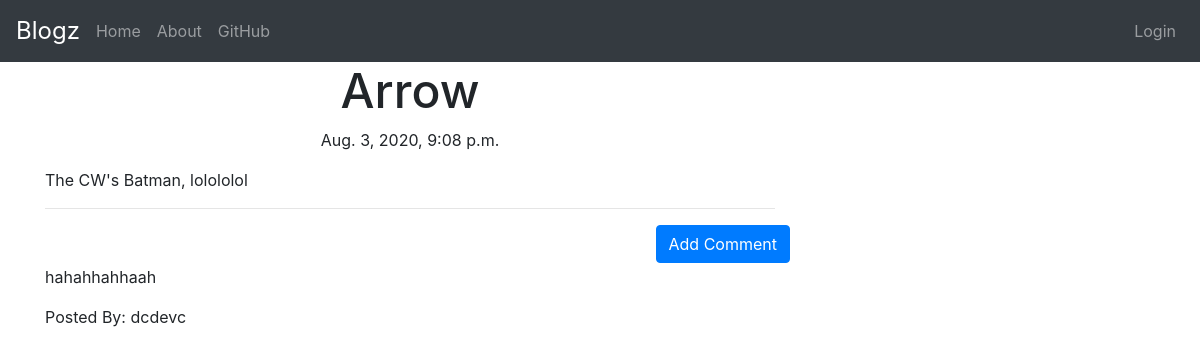
Page /post/7 on the committed database.
### blog/models.py (models this page shows, shortened)
class Post(models.Model):
    author = models.ForeignKey('auth.User',on_delete=models.DO_NOTHING)
    title = models.CharField(max_length=200)
    text = models.TextField()
    createDate = models.DateTimeField(default=timezone.now)
    publishedDate = models.DateTimeField(blank=True, null=True)

class Comment(models.Model):
    post = models.ForeignKey('blog.Post',related_name='comments',on_delete=models.CASCADE)
    author = models.CharField(max_length=200)
    text = models.TextField()
    createDate = models.DateField(default=timezone.now)
    approvedComments = models.BooleanField(default=False)
    def __str__(self):
        return self.text

### blog/views.py (the view)
# urls.py: re_path(r'^post/(?P<pk>\d+)$',views.PostDetailView.as_view(),name='post_detail'),
class PostDetailView(DetailView):
    model = Post
    template_name = 'blog/post_detail.html'

### blog/templates/blog/post_detail.html (shortened to what this page needs)
{% extends "blog/base.html" %}
{% block content %}
    <h1 class="posttitle loader">{{post.title}}</h1>
    {% if post.publishedDate %}
        <div class="date postdate">
            {{post.publishedDate}}
        </div>
    {% else %}
        <a class="btn btn-primary" href="{%url 'post_publish' pk=post.pk%}">Publish</a>
    {% endif %}
    <p class="postcontent">{{post.text|safe|linebreaksbr}}</p>
        <hr>
        <a href="{%url 'add_comment_to_post' pk=post.pk%}" class="btn btn-primary btn-comment">Add Comment</a>
            {% for comment in post.comments.all %}
                <br>
                {% if user.is_authenticated or comment.approvedComments %}
                    <p>{{comment|safe|linebreaks}}</p>
                    <p>Posted By: {{comment.author}}</p>
                {% endif %}
                {%empty%}
                <p>No Comment</p>
            {% endfor %}
        </div>
{% endblock content %}

### blog/static/blog/css/blog.css (style rules this page uses)
.loader { filter:hue-rotate(0deg); color:linear-gradient(45deg,#0f8,#08f); animation:hue 10000ms infinite linear; }
.postdate { text-align: center; }
.posttitle { font-size: 3em; text-align: center; }
.postcontent { font-size: 1.5em; }
.btn-comment { position: absolute; right: 0px; }

### rows in the picture
Post: title "Arrow", publishedDate "Aug. 3, 2020, 9:08 p.m.", text "The CW's Batman, lolololol"
Comment: text "hahahhahhaah", author "dcdevc"
